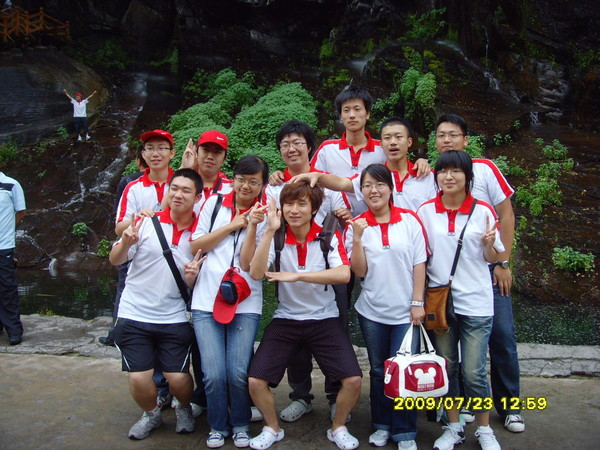
//> input picture Learning OpenCV/Test Resource/013.jpg, 600 x 450 px
$ ./_UN_Exercise_5_9 '../Test Resource/013.jpg'   (built with g++ and OpenCV 4)
//> lines starting //> are read from the running program, lines starting //| are printed output that depends on the picture
///////////////////////////////////////////////////////
// Date:      2009-11-01
// Modifid:   2010-01-29
// Author:    Yishi Guo
// Exercise:  5.9
// Chapter:   5 Image Processing
// Page:      142p
// Content:   Morphological Top Hat Operation

#include "cv.h"
#include "highgui.h"

int main( int argc, char** argv ) {
	if ( argc < 2 ) {
		return -1;
	} else {
		IplImage* src = cvLoadImage( argv[1], CV_LOAD_IMAGE_GRAYSCALE );
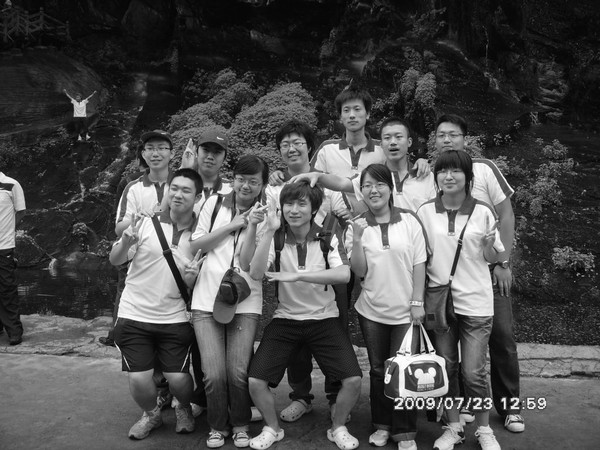
//> src: 450 rows x 600 cols, CV_8UC1; min 0, max 255, mean 77.1
		if ( !src ) {
			return -1;
		}

		cvNamedWindow( "Exercise_5_9 src", CV_WINDOW_AUTOSIZE );
		cvShowImage( "Exercise_5_9 src", src );

		IplImage* img_a = cvCloneImage( src );

		cvMorphologyEx(
			src,
			img_a,
			NULL,
			NULL,
			CV_MOP_TOPHAT,
			1
		);
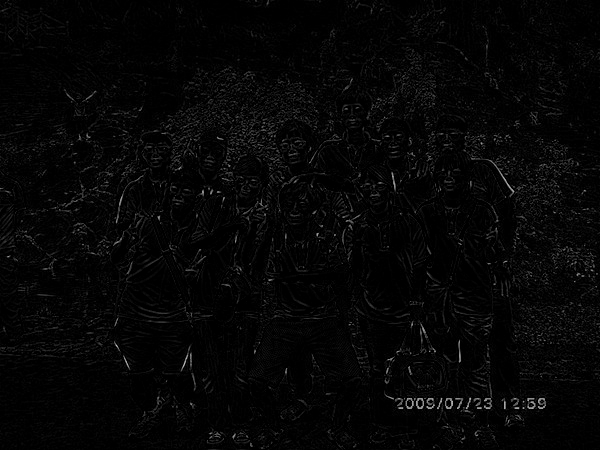
//> img_a: 450 rows x 600 cols, CV_8UC1; min 0, max 199, mean 5.8

		if ( !img_a ) {
			return -1;
		}

		cvNamedWindow( "Exercise_5_9 img A", CV_WINDOW_AUTOSIZE );
		cvShowImage( "Exercise_5_9 img A", img_a );

		/////////////////////
		// 2010-01-29
		// B
		//
		IplImage *img_b = cvCreateImage( cvSize(src->width, src->height), IPL_DEPTH_8U, 1 );
		cvCopy( img_a, img_b );
		cvThreshold( img_b, img_b, 25, 255, CV_THRESH_BINARY );
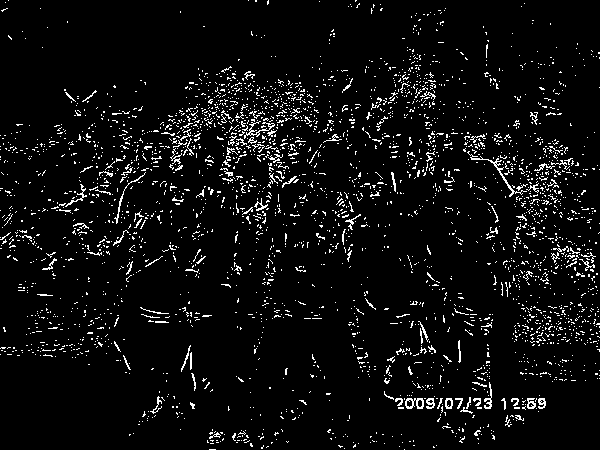
//> img_b: 450 rows x 600 cols, CV_8UC1; 5.4% white in thin lines or dots

		cvNamedWindow( "Exercise_5_9 img B", CV_WINDOW_AUTOSIZE );
		cvShowImage( "Exercise_5_9 img B", img_b );

		// C
		IplImage *img_black = cvCreateImage( cvSize(src->width, src->height), IPL_DEPTH_8U, 1 );
		cvZero( img_black );
		IplImage *img_c = cvCreateImage( cvSize(src->width, src->height), IPL_DEPTH_8U, 1 );
		cvSet( img_c, cvScalarAll(200) );

		cvCopy( img_black, img_c, img_b );
//> img_c: 450 rows x 600 cols, CV_8UC1; values 0 (black) and 200 (white), 94.6% white; black in thin lines or dots

		cvNamedWindow( "Exercise_5_9 img C", CV_WINDOW_AUTOSIZE );
		cvShowImage( "Exercise_5_9 img C", img_c );

		cvWaitKey(0);

		cvReleaseImage( &src );
		cvReleaseImage( &img_a );
		cvReleaseImage( &img_b );
		cvReleaseImage( &img_c );

		cvDestroyWindow( "Exercise_5_9 src" );
		cvDestroyWindow( "Exercise_5_9 img A" );
		cvDestroyWindow( "Exercise_5_9 img B" );
		cvDestroyWindow( "Exercise_5_9 img C" );
	}
	return -1;
}

$ run again, on Learning OpenCV/Test Resource/12.jpg
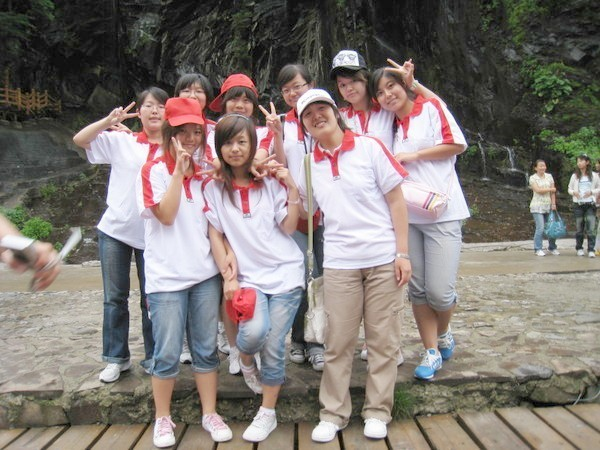
//> input picture Learning OpenCV/Test Resource/12.jpg, 600 x 450 px
//> `IplImage* src = cvLoadImage( argv[1], CV_LOAD_IMAGE_GRAYSCALE );`:
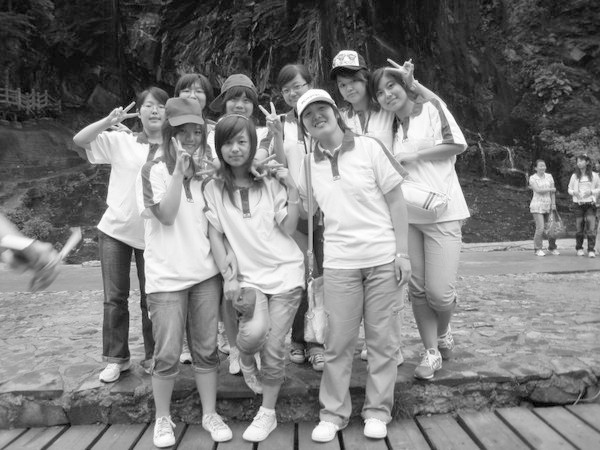
//> src: 450 rows x 600 cols, CV_8UC1; min 0, max 255, mean 123.1
//> `cvThreshold( img_b, img_b, 25, 255, CV_THRESH_BINARY );`:
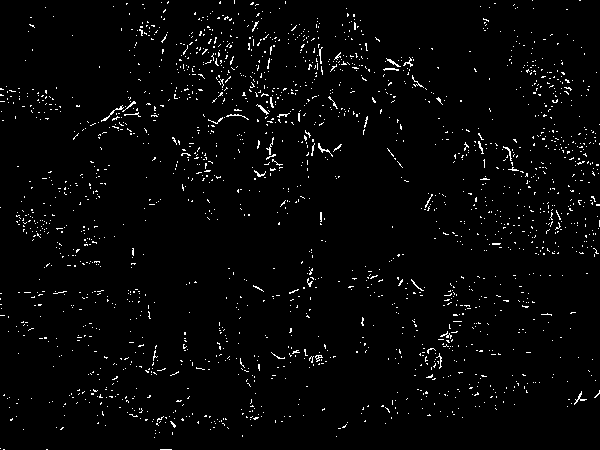
//> img_b: 450 rows x 600 cols, CV_8UC1; 2.4% white in thin lines or dots
//> img_c: 450 rows x 600 cols, CV_8UC1; values 0 (black) and 200 (white), 97.6% white; black in thin lines or dots

$ run again, on Learning OpenCV/Test Resource/186.jpg
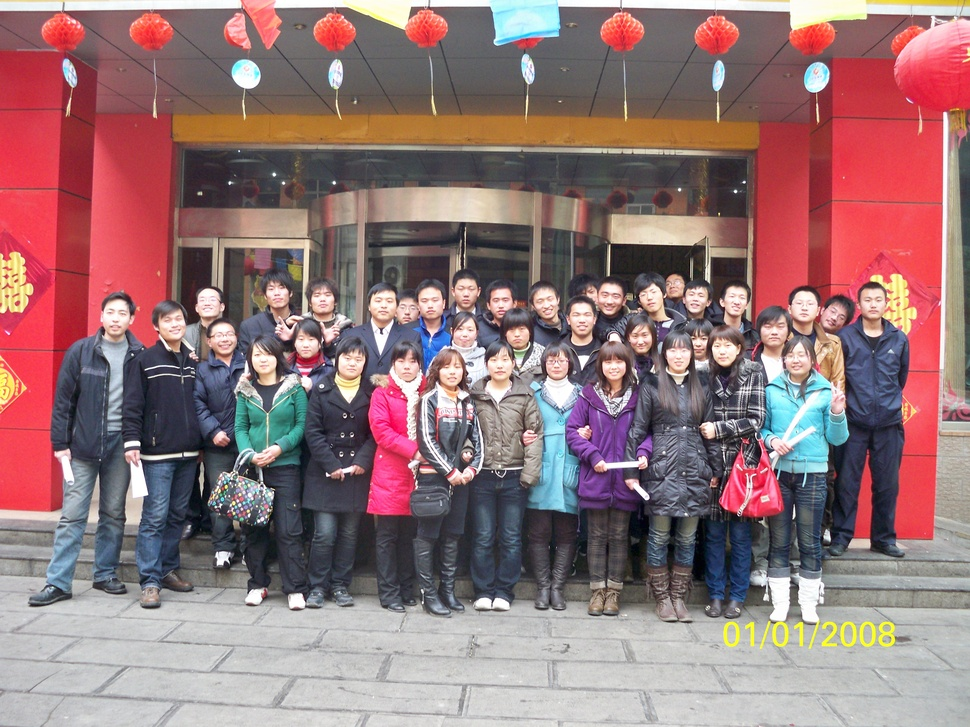
//> input picture Learning OpenCV/Test Resource/186.jpg, 970 x 727 px, shrunk from 3648 x 2736 before the run
//> `IplImage* src = cvLoadImage( argv[1], CV_LOAD_IMAGE_GRAYSCALE );`:
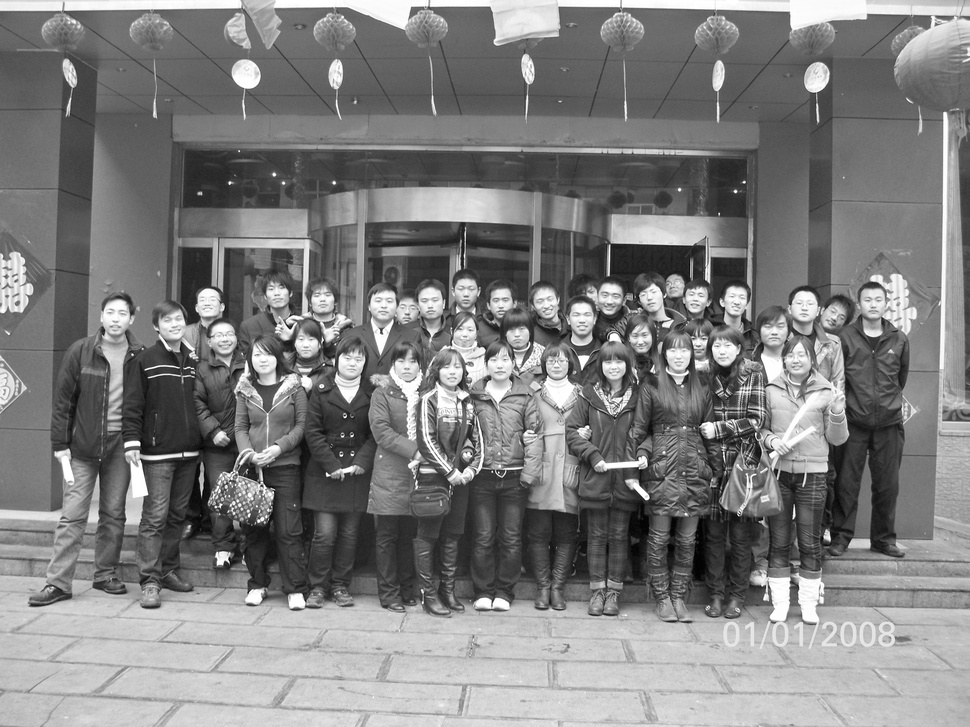
//> src: 727 rows x 970 cols, CV_8UC1; min 0, max 255, mean 127
//> `cvThreshold( img_b, img_b, 25, 255, CV_THRESH_BINARY );`:
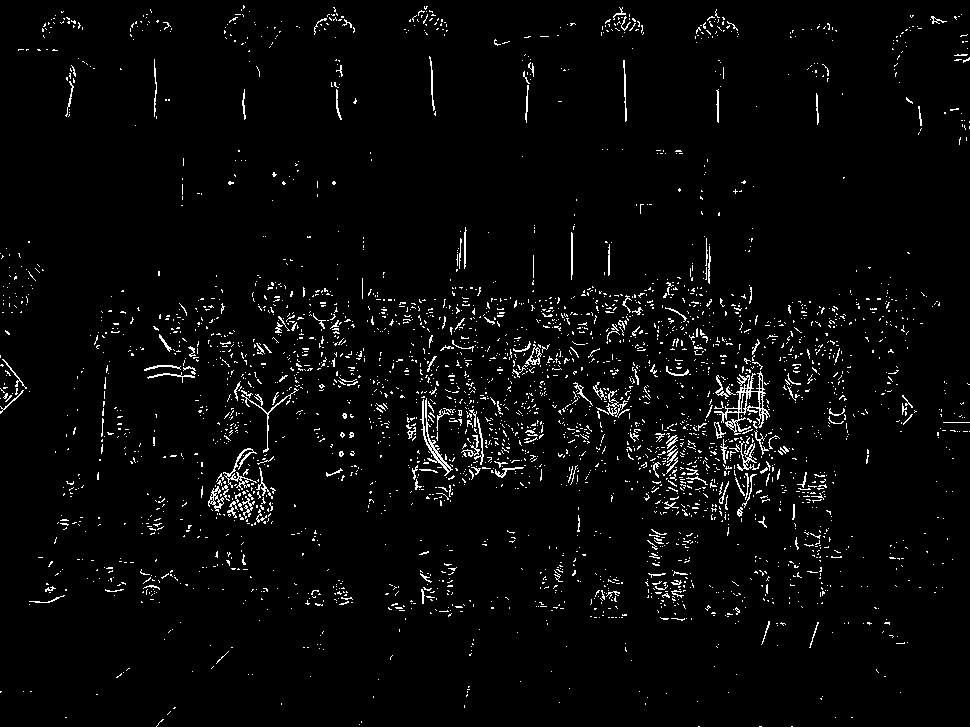
//> img_b: 727 rows x 970 cols, CV_8UC1; 3.1% white in thin lines or dots
//> img_c: 727 rows x 970 cols, CV_8UC1; values 0 (black) and 200 (white), 96.9% white; black in thin lines or dots

$ run again, on Learning OpenCV/Test Resource/27.jpg
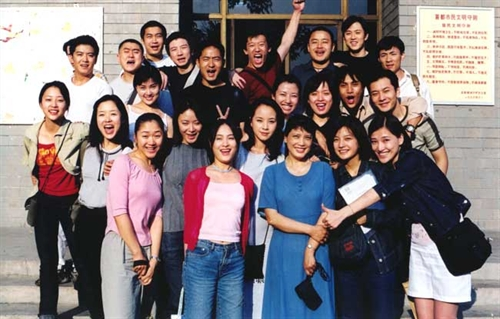
//> input picture Learning OpenCV/Test Resource/27.jpg, 500 x 319 px
//> `IplImage* src = cvLoadImage( argv[1], CV_LOAD_IMAGE_GRAYSCALE );`:
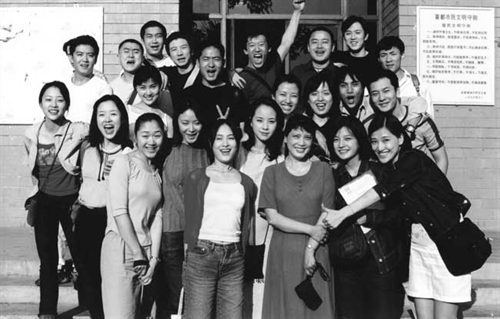
//> src: 319 rows x 500 cols, CV_8UC1; min 3, max 255, mean 122.7
//> `cvThreshold( img_b, img_b, 25, 255, CV_THRESH_BINARY );`:
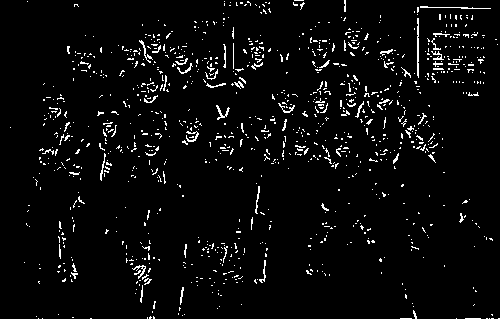
//> img_b: 319 rows x 500 cols, CV_8UC1; 4% white in thin lines or dots
//> img_c: 319 rows x 500 cols, CV_8UC1; values 0 (black) and 200 (white), 96% white; black in thin lines or dots
